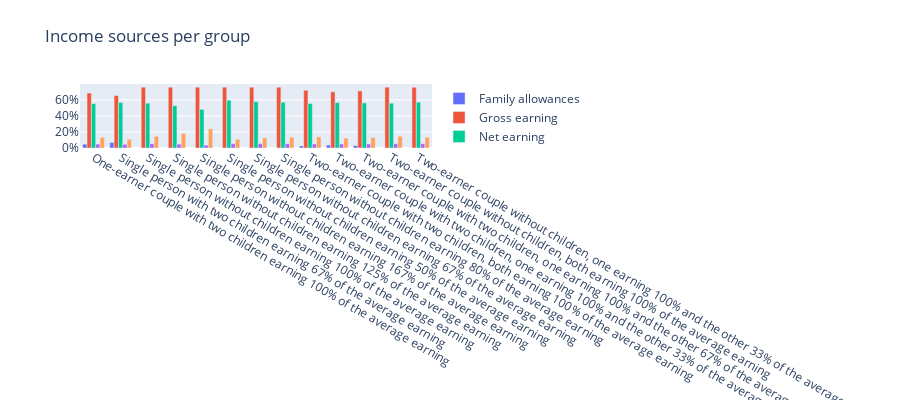

Notebook code cell kept with this figure:
### Code cell
grouped = income.pivot_table(index="ecase", columns="estruct", values="OBS_VALUE")
fig_grouped = go.Figure()

for estruct in grouped.columns:
    if estruct != 'Total':
        fig_grouped.add_trace(go.Bar(name=estruct,
            x=grouped.index,
            y=grouped[estruct] / grouped['Total']
        ))

fig_grouped.update_layout(
    barmode="group",
     xaxis=go.layout.XAxis(
        type='category' # the type for the x axis is categorical
    ),
    yaxis=go.layout.YAxis(
        tickformat=',.0%', # show as percentage
    ),
    title="Income sources per group",
    height=400)
fig_grouped.show()

### Figure 1 — Plotly figure (JSON) as saved in the notebook; plotly's stock layout.template omitted (floating-point values rounded to 4 significant figures)
{"data": [{"name": "Family allowances", "type": "bar", "x": ["One-earner couple with two children earning 100% of the average earning", "Single person with two children earning 67% of the average earning", "Single person without children earning 100% of the average earning", "Single person without children earning 125% of the average earning", "Single person without children earning 167% of the average earning", "Single person without children earning 50% of the average earning", "Single person without children earning 67% of the average earning", "Single person without children earning 80% of the average earning", "Two-earner couple with two children, both earning 100% of the average earning", "Two-earner couple with two children, one earning 100% and the other 33% of the average earning", "Two-earner couple with two children, one earning 100% and the other 67% of the average earning", "Two-earner couple without children, both earning 100% of the average earning", "Two-earner couple without children, one earning 100% and the other 33% of the average earning"], "y": [0.04787, 0.06823, 0.0, 0.0, 0.0, 0.0, 0.0, 0.0, 0.02514, 0.03756, 0.02981, 0.0, 0.0]}, {"name": "Gross earning", "type": "bar", "x": ["One-earner couple with two children earning 100% of the average earning", "Single person with two children earning 67% of the average earning", "Single person without children earning 100% of the average earning", "Single person without children earning 125% of the average earning", "Single person without children earning 167% of the average earning", "Single person without children earning 50% of the average earning", "Single person without children earning 67% of the average earning", "Single person without children earning 80% of the average earning", "Two-earner couple with two children, both earning 100% of the average earning", "Two-earner couple with two children, one earning 100% and the other 33% of the average earning", "Two-earner couple with two children, one earning 100% and the other 67% of the average earning", "Two-earner couple without children, both earning 100% of the average earning", "Two-earner couple without children, one earning 100% and the other 33% of the average earning"], "y": [0.6863, 0.6554, 0.7589, 0.7589, 0.7589, 0.7589, 0.7589, 0.7589, 0.7208, 0.7016, 0.7137, 0.7589, 0.7586]}, {"name": "Net earning", "type": "bar", "x": ["One-earner couple with two children earning 100% of the average earning", "Single person with two children earning 67% of the average earning", "Single person without children earning 100% of the average earning", "Single person without children earning 125% of the average earning", "Single person without children earning 167% of the average earning", "Single person without children earning 50% of the average earning", "Single person without children earning 67% of the average earning", "Single person without children earning 80% of the average earning", "Two-earner couple with two children, both earning 100% of the average earning", "Two-earner couple with two children, one earning 100% and the other 33% of the average earning", "Two-earner couple with two children, one earning 100% and the other 67% of the average earning", "Two-earner couple without children, both earning 100% of the average earning", "Two-earner couple without children, one earning 100% and the other 33% of the average earning"], "y": [0.5538, 0.5688, 0.5595, 0.5286, 0.4831, 0.5965, 0.5796, 0.5715, 0.5565, 0.5666, 0.5636, 0.5595, 0.572]}, {"name": "Social Security", "type": "bar", "x": ["One-earner couple with two children earning 100% of the average earning", "Single person with two children earning 67% of the average earning", "Single person without children earning 100% of the average earning", "Single person without children earning 125% of the average earning", "Single person without children earning 167% of the average earning", "Single person without children earning 50% of the average earning", "Single person without children earning 67% of the average earning", "Single person without children earning 80% of the average earning", "Two-earner couple with two children, both earning 100% of the average earning", "Two-earner couple with two children, one earning 100% and the other 33% of the average earning", "Two-earner couple with two children, one earning 100% and the other 67% of the average earning", "Two-earner couple without children, both earning 100% of the average earning", "Two-earner couple without children, one earning 100% and the other 33% of the average earning"], "y": [0.04805, 0.04585, 0.05314, 0.04807, 0.03598, 0.05314, 0.0531, 0.05313, 0.05046, 0.04912, 0.04995, 0.05314, 0.05311]}, {"name": "Taxes", "type": "bar", "x": ["One-earner couple with two children earning 100% of the average earning", "Single person with two children earning 67% of the average earning", "Single person without children earning 100% of the average earning", "Single person without children earning 125% of the average earning", "Single person without children earning 167% of the average earning", "Single person without children earning 50% of the average earning", "Single person without children earning 67% of the average earning", "Single person without children earning 80% of the average earning", "Two-earner couple with two children, both earning 100% of the average earning", "Two-earner couple with two children, one earning 100% and the other 33% of the average earning", "Two-earner couple with two children, one earning 100% and the other 67% of the average earning", "Two-earner couple without children, both earning 100% of the average earning", "Two-earner couple without children, one earning 100% and the other 33% of the average earning"], "y": [0.1323, 0.109, 0.1463, 0.1823, 0.2399, 0.1093, 0.1262, 0.1343, 0.1389, 0.1235, 0.13, 0.1463, 0.1335]}], "layout": {"barmode": "group", "height": 400, "title": {"text": "Income sources per group"}, "xaxis": {"type": "category"}, "yaxis": {"tickformat": ",.0%"}}}
